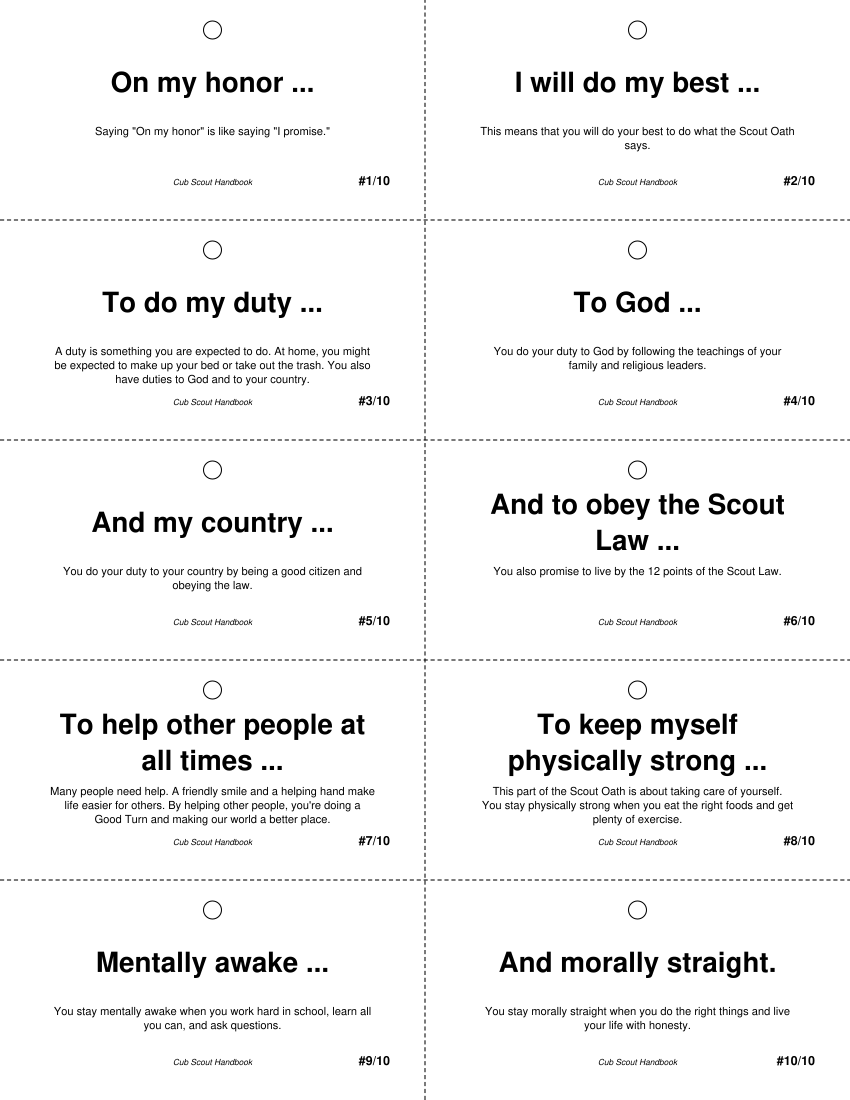

Recreate this plot in Python.
"""
Cub Scout Oath Flash Cards
---------------------------
Generates a single printable PDF page of Cub Scout Oath flash cards.
One card per phrase of the Scout Oath, with the meaning of each phrase
drawn from oath.txt (Cub Scout handbook language). Each card contains
the oath phrase, its meaning, a sequence number (so cards can be kept in
order), dashed scissor-cut lines, and a hole-punch guide mark in the corner
so kids can cut them out and put them on a ring.

Content reference:
oath.txt - Cub Scout handbook explanations of the Scout Oath

Requires:  reportlab   ->  pip install reportlab
Run:       python scout_oath_cards.py
Output:    cub_scout_oath_flashcards.pdf
"""

import textwrap
from reportlab.lib.pagesizes import letter
from reportlab.lib.units import inch
from reportlab.pdfgen import canvas

# ----------------------------------------------------------------------
# CARD CONTENT
# ----------------------------------------------------------------------
# One card per phrase of the Scout Oath. Content from oath.txt.
CARDS = [
    {
        "title": "SCOUT OATH \u2022 1",
        "main": "On my honor ...",
        "meaning": 'Saying "On my honor" is like saying "I promise."',
        "source": "Cub Scout Handbook"
    },
    {
        "title": "SCOUT OATH \u2022 2",
        "main": "I will do my best ...",
        "meaning": ("This means that you will do your best to do what "
                    "the Scout Oath says."),
        "source": "Cub Scout Handbook"
    },
    {
        "title": "SCOUT OATH \u2022 3",
        "main": "To do my duty ...",
        "meaning": ("A duty is something you are expected to do. At home, "
                    "you might be expected to make up your bed or take out "
                    "the trash. You also have duties to God and to your "
                    "country."),
        "source": "Cub Scout Handbook"
    },
    {
        "title": "SCOUT OATH \u2022 4",
        "main": "To God ...",
        "meaning": ("You do your duty to God by following the teachings "
                    "of your family and religious leaders."),
        "source": "Cub Scout Handbook"
    },
    {
        "title": "SCOUT OATH \u2022 5",
        "main": "And my country ...",
        "meaning": ("You do your duty to your country by being a good "
                    "citizen and obeying the law."),
        "source": "Cub Scout Handbook"
    },
    {
        "title": "SCOUT OATH \u2022 6",
        "main": "And to obey the Scout Law ...",
        "meaning": ("You also promise to live by the 12 points of the "
                    "Scout Law."),
        "source": "Cub Scout Handbook"
    },
    {
        "title": "SCOUT OATH \u2022 7",
        "main": "To help other people at all times ...",
        "meaning": ("Many people need help. A friendly smile and a helping "
                    "hand make life easier for others. By helping other "
                    "people, you're doing a Good Turn and making our world "
                    "a better place."),
        "source": "Cub Scout Handbook"
    },
    {
        "title": "SCOUT OATH \u2022 8",
        "main": "To keep myself physically strong ...",
        "meaning": ("This part of the Scout Oath is about taking care of "
                    "yourself. You stay physically strong when you eat the "
                    "right foods and get plenty of exercise."),
        "source": "Cub Scout Handbook"
    },
    {
        "title": "SCOUT OATH \u2022 9",
        "main": "Mentally awake ...",
        "meaning": ("You stay mentally awake when you work hard in school, "
                    "learn all you can, and ask questions."),
        "source": "Cub Scout Handbook"
    },
    {
        "title": "SCOUT OATH \u2022 10",
        "main": "And morally straight.",
        "meaning": ("You stay morally straight when you do the right things "
                    "and live your life with honesty."),
        "source": "Cub Scout Handbook"
    },
]

# ----------------------------------------------------------------------
# LAYOUT SETTINGS
# ----------------------------------------------------------------------
PAGE_WIDTH, PAGE_HEIGHT = letter
# Cards fill the whole page edge-to-edge, so the paper's outer edges ARE the
# outer card edges. Kids only cut the interior grid lines (1 vertical down the
# middle + 4 horizontal between rows) instead of a full border around each card.
MARGIN = 0                     # no page margin: cards go edge-to-edge
COLS = 2
ROWS = 5                       # 2 x 5 = 10 slots, one per oath phrase
HOLE_RADIUS = 0.09 * inch
HOLE_INSET = 0.30 * inch       # distance of hole center from card edges
NUMBER_INSET = 0.30 * inch     # distance of number from top-right corner

# Content is kept inset from the paper edge so it stays inside the printer's
# printable area (most printers can't print to the very edge of the page).
CONTENT_PAD = 0.35 * inch

CARD_AREA_WIDTH = PAGE_WIDTH - 2 * MARGIN
CARD_AREA_HEIGHT = PAGE_HEIGHT - 2 * MARGIN
CARD_WIDTH = CARD_AREA_WIDTH / COLS
CARD_HEIGHT = CARD_AREA_HEIGHT / ROWS

TOTAL_CARDS = len(CARDS)  # actual number of unique cards


def draw_interior_grid(c):
    """Draw only the interior cut lines (shared card edges).

    The paper's outer edges serve as the outer card edges, so we skip the
    outer border entirely. Kids just cut the vertical column divider(s) and
    the horizontal row dividers.
    """
    c.setDash([3, 2], 0)
    c.setLineWidth(0.75)

    # Interior vertical lines (between columns), full page height
    for col in range(1, COLS):
        x = MARGIN + col * CARD_WIDTH
        c.line(x, MARGIN, x, PAGE_HEIGHT - MARGIN)

    # Interior horizontal lines (between rows), full page width
    for row in range(1, ROWS):
        y = MARGIN + row * CARD_HEIGHT
        c.line(MARGIN, y, PAGE_WIDTH - MARGIN, y)

    c.setDash([], 0)  # reset to solid


def draw_hole_punch_mark(c, x, y, w, h):
    """Hole-punch guide centered along the top edge of every card.

    A consistent top-middle hole means every finished card punches in the same
    spot, so they stack neatly on a ring regardless of which column they came
    from, and it stays well within the printable area.
    """
    hole_x = x + w / 2
    hole_y = y + h - HOLE_INSET
    c.setDash([], 0)
    c.setLineWidth(0.75)
    c.circle(hole_x, hole_y, HOLE_RADIUS, stroke=1, fill=0)


def draw_card_number(c, x, y, w, h, number, total):
    """Sequence number in the lower-right corner of the card.

    Inset by CONTENT_PAD so it stays within the printable area.
    """
    c.setFont("Helvetica-Bold", 9)
    c.drawRightString(x + w - CONTENT_PAD, y + CONTENT_PAD, f"#{number}/{total}")


def draw_card_content(c, x, y, w, h, card, number, total, col):
    """Write the number, oath phrase, and meaning on the card."""
    center_x = x + w / 2
    usable_w = w - 2 * CONTENT_PAD

    # Sequence number (lower-right corner)
    draw_card_number(c, x, y, w, h, number, total)

    # Main oath phrase (word-wrapped, auto-sized to fit card width)
    main_font_size = 20
    main_text = card["main"]
    # Reduce font size until all words fit within the usable width
    while main_font_size > 8:
        c.setFont("Helvetica-Bold", main_font_size)
        approx_chars = int(usable_w / (main_font_size * 0.55))
        wrapped = textwrap.wrap(main_text, width=max(approx_chars, 8))
        # Accept if no single line is too wide
        too_wide = any(c.stringWidth(ln, "Helvetica-Bold", main_font_size) > usable_w
                       for ln in wrapped)
        if not too_wide:
            break
        main_font_size -= 1
    c.setFont("Helvetica-Bold", main_font_size)
    line_height = main_font_size * 1.3
    total_main_height = len(wrapped) * line_height
    main_top = y + h / 2 + total_main_height / 2
    for ln in wrapped:
        c.drawCentredString(center_x, main_top, ln)
        main_top -= line_height

    # Meaning (word-wrapped)
    c.setFont("Helvetica", 8)
    wrap_width = int(usable_w / (0.055 * inch))  # approx chars per line at 8pt
    lines = textwrap.wrap(card["meaning"], width=max(wrap_width, 10))
    text_y = y + h / 2 - 0.25 * inch
    for line in lines:
        c.drawCentredString(center_x, text_y, line)
        text_y -= 0.14 * inch

    # Source footer
    c.setFont("Helvetica-Oblique", 6)
    c.drawCentredString(center_x, y + CONTENT_PAD, card["source"])


def build_pdf(filename="cub_scout_oath_flashcards.pdf"):
    c = canvas.Canvas(filename, pagesize=letter)

    # Interior cut lines are drawn once for the whole page (shared card edges).
    draw_interior_grid(c)

    card_index = 0
    for row in range(ROWS):
        for col in range(COLS):
            x = MARGIN + col * CARD_WIDTH
            y = PAGE_HEIGHT - MARGIN - (row + 1) * CARD_HEIGHT

            card = CARDS[card_index % len(CARDS)]
            sequence_number = card_index + 1  # 1-based numbering, left-to-right, top-to-bottom
            card_index += 1

            draw_hole_punch_mark(c, x, y, CARD_WIDTH, CARD_HEIGHT)
            draw_card_content(c, x, y, CARD_WIDTH, CARD_HEIGHT,
                               card, sequence_number, TOTAL_CARDS, col)

    c.showPage()
    c.save()
    print(f"Saved: {filename}")


if __name__ == "__main__":
    build_pdf()
